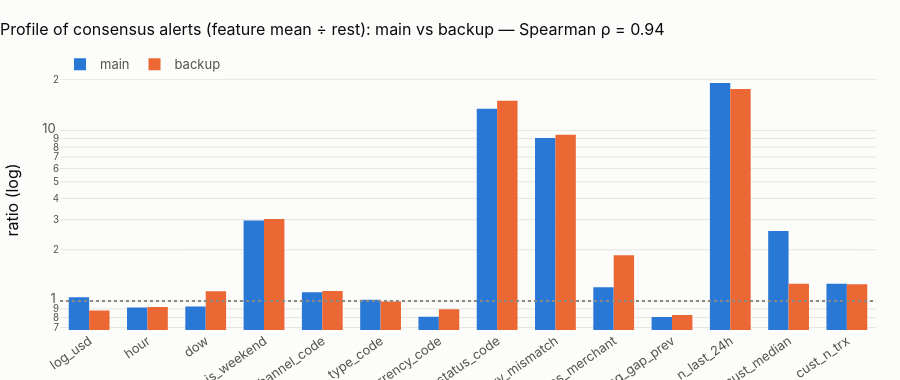

The cell this chart's notebook holds for it:
### Markdown cell above
**Interpretation.** 972 rows (0.32 %) are flagged by at least two of three detectors. They are **bursts of activity** — a transaction already in the previous 24 h is ≈ 19× more common (`n_last_24h` 0.69 vs 0.04) — that are **declined, pending or reversed** (`status_code` ×13), often in a **foreign country** (×9) and more often on weekends.
That is a recognisable *card-testing* signature (rapid attempts, failures, foreign location) in the genuine data, and it comes from rare discrete states rather than from amounts. Remember (notebook 08/09) that none of this is related to `is_fraud`.

### Code cell
backup = load_or_build(con, "b", n=300_000, seed=1)
flags_b, Xbk = real_flags(backup)
cons_b = flags_b.sum(axis=1) >= 2
prof_b = pd.DataFrame(
    {"main": prof["ratio"], "backup": (Xbk[cons_b].mean() / Xbk[~cons_b].mean().replace(0, np.nan))}
)
rho = stats.spearmanr(prof_b.main.fillna(0), prof_b.backup.fillna(0))[0]
fig = go.Figure()
fig.add_bar(x=prof_b.index, y=prof_b.main, name="main", marker_color=theme.MAIN_C)
fig.add_bar(x=prof_b.index, y=prof_b.backup, name="backup", marker_color=theme.BACKUP_C)
fig.add_hline(y=1, line_dash="dot", line_color="#8a8984")
fig.update_layout(
    barmode="group",
    height=380,
    bargap=0.3,
    title=f"Profile of consensus alerts (feature mean ÷ rest): main vs backup — Spearman ρ = {rho:.2f}",
    yaxis_type="log",
    yaxis_title="ratio (log)",
    xaxis_tickangle=-35,
)
fig.show()

### Figure 1 — Plotly figure (JSON) as saved in the notebook; plotly's stock layout.template omitted (floating-point values rounded to 4 significant figures)
{"data": [{"marker": {"color": "#2a78d6"}, "name": "main", "type": "bar", "x": ["log_usd", "hour", "dow", "is_weekend", "channel_code", "type_code", "currency_code", "status_code", "country_mismatch", "has_merchant", "log_gap_prev", "n_last_24h", "ratio_to_cust_median", "cust_n_trx"], "y": [1.052, 0.9169, 0.9304, 2.966, 1.127, 1.017, 0.809, 13.42, 9.048, 1.206, 0.8064, 19.03, 2.58, 1.262]}, {"marker": {"color": "#eb6834"}, "name": "backup", "type": "bar", "x": ["log_usd", "hour", "dow", "is_weekend", "channel_code", "type_code", "currency_code", "status_code", "country_mismatch", "has_merchant", "log_gap_prev", "n_last_24h", "ratio_to_cust_median", "cust_n_trx"], "y": [0.8809, 0.9229, 1.143, 3.034, 1.147, 0.9942, 0.8965, 14.98, 9.468, 1.856, 0.8282, 17.58, 1.265, 1.254]}], "layout": {"bargap": 0.3, "barmode": "group", "height": 380, "shapes": [{"line": {"color": "#8a8984", "dash": "dot"}, "type": "line", "x0": 0, "x1": 1, "xref": "x domain", "y0": 1, "y1": 1, "yref": "y"}], "title": {"text": "Profile of consensus alerts (feature mean ÷ rest): main vs backup — Spearman ρ = 0.94"}, "xaxis": {"tickangle": -35}, "yaxis": {"title": {"text": "ratio (log)"}, "type": "log"}}}
